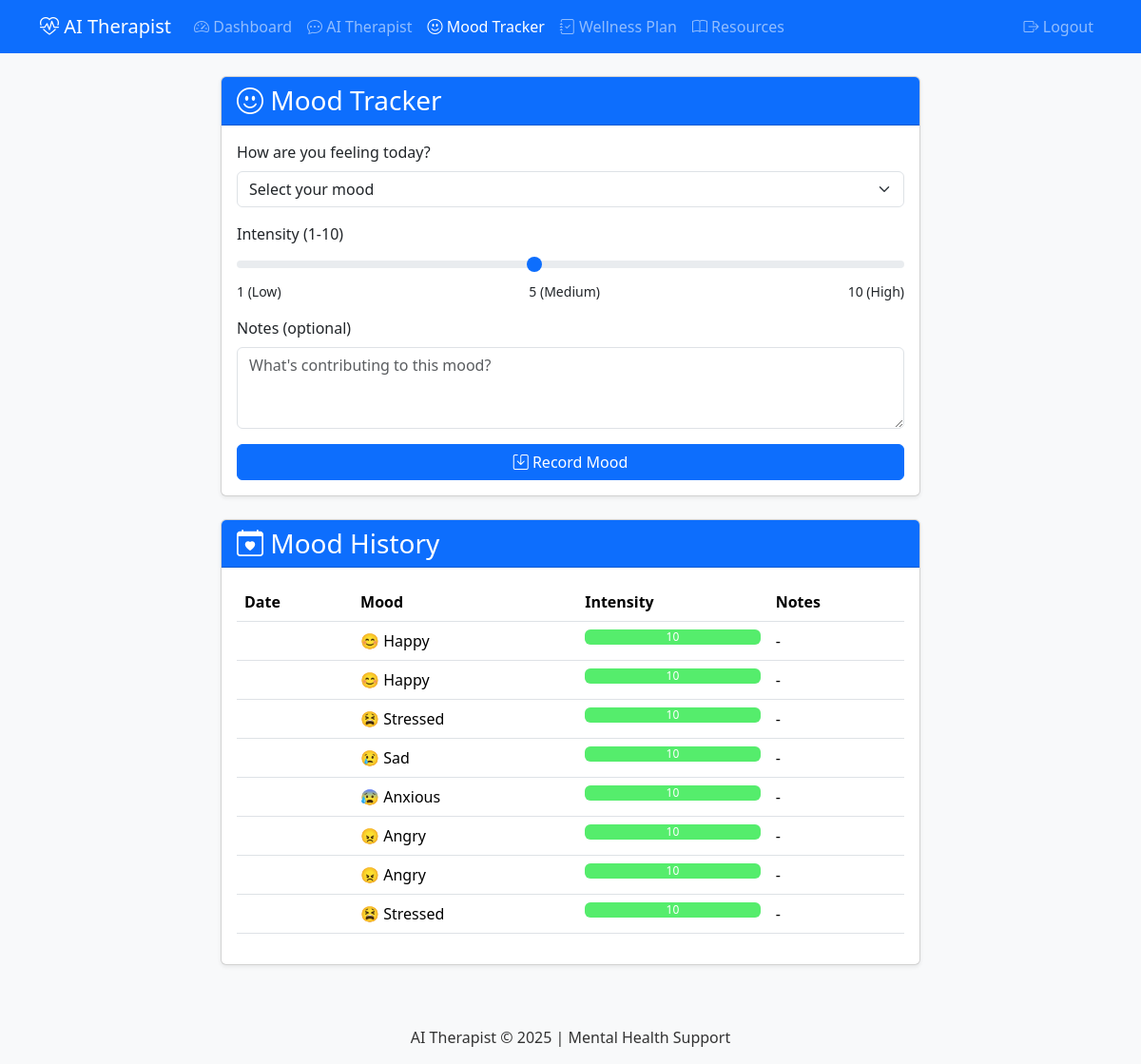
Screenshot of /moodtracker (signed in) with the database file from the repository.
### tables this page shows
CREATE TABLE moods (
                id INTEGER PRIMARY KEY AUTOINCREMENT,
                user_id INTEGER NOT NULL,
                mood TEXT NOT NULL,
                description TEXT,
                intensity INTEGER DEFAULT 5,
                created_at TIMESTAMP DEFAULT CURRENT_TIMESTAMP,
                FOREIGN KEY (user_id) REFERENCES users (id)
            );

### project.py (the view, shortened to what this page needs)
@app.route('/moodtracker', methods=['GET', 'POST'])
def moodtracker():
    if 'user_id' not in session:
        return redirect(url_for('login'))
    conn = get_db_connection()
    mood_history = conn.execute(
        'SELECT * FROM moods WHERE user_id = ? ORDER BY created_at DESC',
        (session['user_id'],)
    ).fetchall()
    conn.close()
    return render_template('moodtracker.html', mood_history=mood_history)

### project.py (called while the page is built)
def get_db_connection():
    conn = sqlite3.connect('database.db')
    conn.row_factory = sqlite3.Row  # So we can access columns by name in the templates
    return conn

### templates/moodtracker.html (shortened to what this page needs)
{% extends "base.html" %}
{% block content %}
<div class="row">
    <div class="col-md-8 mx-auto">
        <div class="card shadow-sm mb-4">
            <div class="card-header bg-primary text-white">
                <h3 class="mb-0"><i class="bi bi-emoji-smile"></i> Mood Tracker</h3>
            </div>
            <div class="card-body">
                <form method="POST">
                    <div class="mb-3">
                        <label for="mood" class="form-label">How are you feeling today?</label>
                        <select class="form-select" id="mood" name="mood" required>
                            <option value="" selected disabled>Select your mood</option>
                        </select>
                    </div>
                    <div class="mb-3">
                        <label for="intensity" class="form-label">Intensity (1-10)</label>
                        <input type="range" class="form-range" min="1" max="10" id="intensity" name="intensity" value="5">
                        <div class="d-flex justify-content-between">
                            <small>1 (Low)</small>
                            <small>5 (Medium)</small>
                            <small>10 (High)</small>
                        </div>
                    </div>
                    <div class="mb-3">
                        <label for="description" class="form-label">Notes (optional)</label>
                        <textarea class="form-control" id="description" name="description" rows="3" placeholder="What's contributing to this mood?"></textarea>
                    </div>
                    <button type="submit" class="btn btn-primary w-100">
                        <i class="bi bi-save"></i> Record Mood
                    </button>
                </form>
            </div>
        </div>
        <div class="card shadow-sm">
            <div class="card-header bg-primary text-white">
                <h3 class="mb-0"><i class="bi bi-calendar-heart"></i> Mood History</h3>
            </div>
            <div class="card-body">
                {% if mood_history %}
                    <div class="table-responsive">
                        <table class="table">
                            <thead>
                                <tr>
                                    <th>Date</th>
                                    <th>Mood</th>
                                    <th>Intensity</th>
                                    <th>Notes</th>
                                </tr>
                            </thead>
<tbody>
    {% for entry in mood_history %}
    <tr>
        <td>{{ entry.timestamp }}</td>
        <td>
            {% if entry.mood == 'Happy' %}😊
            {% elif entry.mood == 'Sad' %}😢
            {% elif entry.mood == 'Angry' %}😠
            {% elif entry.mood == 'Anxious' %}😰
            {% elif entry.mood == 'Stressed' %}😫
            {% elif entry.mood == 'Calm' %}😌
            {% elif entry.mood == 'Excited' %}🤩
            {% elif entry.mood == 'Tired' %}😴
            {% else %}😐{% endif %}
            {{ entry.mood }}
        </td>
        <td>
            <div class="progress">
                <div class="progress-bar
                    {% if entry.intensity <= 3 %}bg-success
                    {% elif entry.intensity <= 7 %}bg-warning
                    {% else %}bg-danger
                    {% endif %}"
                    role="progressbar"
                    style="width: {{ entry.intensity * 10 }}%"
                    aria-valuenow="{{ entry.intensity }}"
                    aria-valuemin="1"
                    aria-valuemax="10">
                    {{ entry.intensity }}
                </div>
            </div>
        </td>
        <td>{{ entry.description or '-' }}</td>
    </tr>
    {% endfor %}
</tbody>
                        </table>
                    </div>
                {% else %}
                    <div class="text-center py-4 text-muted">
                        <i class="bi bi-emoji-frown display-4"></i>
                        <p class="mt-3">No mood entries yet. Record your first mood above!</p>
                    </div>
                {% endif %}
            </div>
        </div>
    </div>
</div>
{% endblock %}

### static/styles.css (style rules this page uses)
:root { --primary: #4a89dc; --primary-dark: #3a70c2; --secondary: #a0d468; --danger: #ed5565; --warning: #ffce54; --info: #5d9cec; --light: #f5f7fa; --dark: #434a54; }
body { font-family: 'Segoe UI', Tahoma, Geneva, Verdana, sans-serif; background-color: #f8f9fa; color: #333; min-height: 100vh; display: flex; flex-direction: column; }
.progress-bar.bg-danger { background-color: #55ed6c !important; }
.card { transition: transform 0.3s, box-shadow 0.3s; }

### rows the page displays
moods: mood "Happy", intensity "10", description "-"
moods: mood "Happy", intensity "10", description "-"
moods: mood "Stressed", intensity "10", description "-"
moods: mood "Sad", intensity "10", description "-"
moods: mood "Anxious", intensity "10", description "-"
moods: mood "Angry", intensity "10", description "-"
moods: mood "Angry", intensity "10", description "-"
moods: mood "Stressed", intensity "10", description "-"
